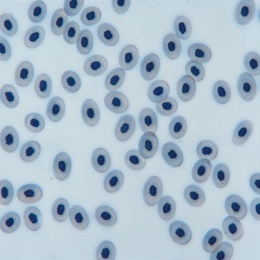
%> input picture Digital Image Processing/HW_6/bloodcel_95.jpg, 260 x 260 px, shrunk from 1000 x 1000 before the run
$ octave HW6_Q2_b.m   (GNU Octave 9; MATLAB toolbox functions it lacks are replaced by stand-ins)
%> lines starting %> are read from the running program, lines starting %| are printed output that depends on the picture
clc
clear all
close all
% [7 lines of commented-out code are left out]

ff=imread('bloodcel_95.jpg');
%> ff is the input picture: size 260x260x3 uint8; mean R, G, B 169.1, 187.8, 203.1
ff=rgb2gray(ff);
%> ff: size 260x260 uint8
ff=im2double(ff);
%> ff: size 260x260 double
[M,N]=size(ff);
%> M = 260; N = 260
g=ff+0.1*randn(M,N);
figure
imshow(g);
w=4;
Gause=fspecial('gaussian',w,w/6);
f=imfilter(g,Gause);
figure,imshow(f,[]),title('filtered image');

[M,N]=size(f);
dx = [-1 0 1; -2 0 2; -1 0 1];
dy =dx';

dfx=imfilter(f,dx);
dfy=imfilter(f,dy);
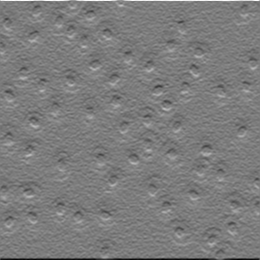
%> dfy: size 260x260 double; min -3.45, max 3.6, mean -0.00508; drawn with min black and max white

%%%%%%%%%%%%%%%%% finding theta and gradian %%%%%%%%%%%%%
for m=1:M
    for n=1:N
        theta(m,n)=atan(dfy(m,n)/dfx(m,n));
        T(m,n)=(180/pi)*theta(m,n);
        gradian(m,n)=sqrt((dfx(m,n))^2+(dfy(m,n))^2);
    end
end
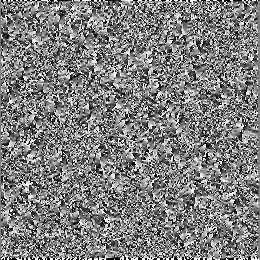
%> T: size 260x260 double; min -90, max 90, mean -0.3; drawn with min black and max white
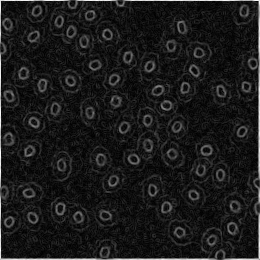
%> gradian: size 260x260 double; min 0.00207, max 3.65, mean 0.39; drawn with min black and max white

%%%%%%%%%%%%%%%%%%%%%% theta quantization and finding thetahat %%%%%%%%%%%%%%%%%%%%%%%%%%%%
 for m=1:M
    for n=1:N
         if     T(m,n)<22.5,                  T1(m,n)=0;
         elseif T(m,n)>=22.5  & T(m,n)<67.5,  T1(m,n)=45;
         elseif T(m,n)>=67.5  & T(m,n)<112.5, T1(m,n)=90;
         elseif T(m,n)>=112.5 & T(m,n)<157.5, T1(m,n)=135;
         elseif T(m,n)>=157.5 & T(m,n)<180,   T1(m,n)=0;
         end
    end
 end
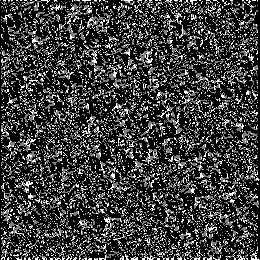
%> T1: size 260x260 double; min 0, max 90, mean 21.8; drawn with min black and max white

 %%%%%%%%%%%%%%%%%%%%%%% non-maximum supression %%%%%%%%%%%%%%%%%%%%%%%%%%%
 Mf=zeros(M,N);
 for m=2:M-1
    for n=2:N-1
            if T1(m,n)==0   & gradian(m,n)>=gradian(m-1,n)   & gradian(m,n)>=gradian(m+1,n),  Mf(m,n)=gradian(m,n);end
            if T1(m,n)==45  & gradian(m,n)>=gradian(m-1,n-1) & gradian(m,n)>=gradian(m+1,n+1),Mf(m,n)=gradian(m,n);end
            if T1(m,n)==90  & gradian(m,n)>=gradian(m,n-1)   & gradian(m,n)>=gradian(m,n+1),  Mf(m,n)=gradian(m,n);end
            if T1(m,n)==135 & gradian(m,n)>=gradian(m-1,n+1) & gradian(m,n)>=gradian(m+1,n-1),Mf(m,n)=gradian(m,n);end
    end
 end
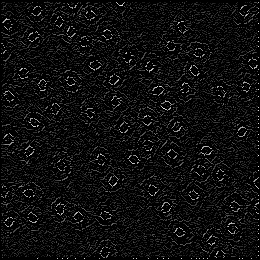
%> Mf: size 260x260 double; min 0, max 2.1, mean 0.117; drawn with min black and max white

 %%%%%%%%%%%%%%%%%%%%%%%%% edge detection %%%%%%%%%%%%%%%%%%%%%%%%%%%%%%%%%
 R=zeros(M,N);
TH=0.8;
TL=0.7;
 for m=1:M
    for n=1:N
            if Mf(m,n)>=TH
                R(m,n)=1;
            end
    end
 end
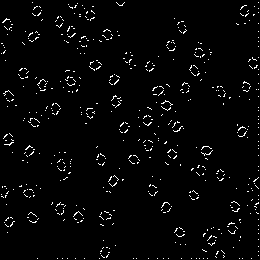
%> R: size 260x260 double; values 0 (black) and 1 (white), 2.6% white in thin lines or dots
%%%%%%%%%%%%%%%%%%%%%%%%%%%%%%%%%%%%%%%%%%%%%%%%%%%%%%%%%%%%%%%%%%%%%%%%%%%
 for m=2:M-1
    for n=2:N-1
            if T1(m,n)==0   & Mf(m-1,n)>TL   && Mf(m+1,n)>TL  ,  R(m,n)=1;end
            if T1(m,n)==45  & Mf(m-1,n-1)>TL & Mf(m+1,n+1)>TL , R(m,n)=1;end
            if T1(m,n)==90  & Mf(m,n-1)>TL   & Mf(m,n+1)>TL  ,  R(m,n)=1;end
            if T1(m,n)==135 & Mf(m-1,n+1)>TL & Mf(m+1,n-1)>TL , R(m,n)=1;end
    end
 end
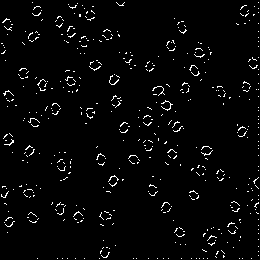
%> R: size 260x260 double; values 0 (black) and 1 (white), 2.8% white in thin lines or dots
 figure,imshow(R),title(['canny ede detection with''TL=',num2str(TL),' TH=',num2str(TH)]);
